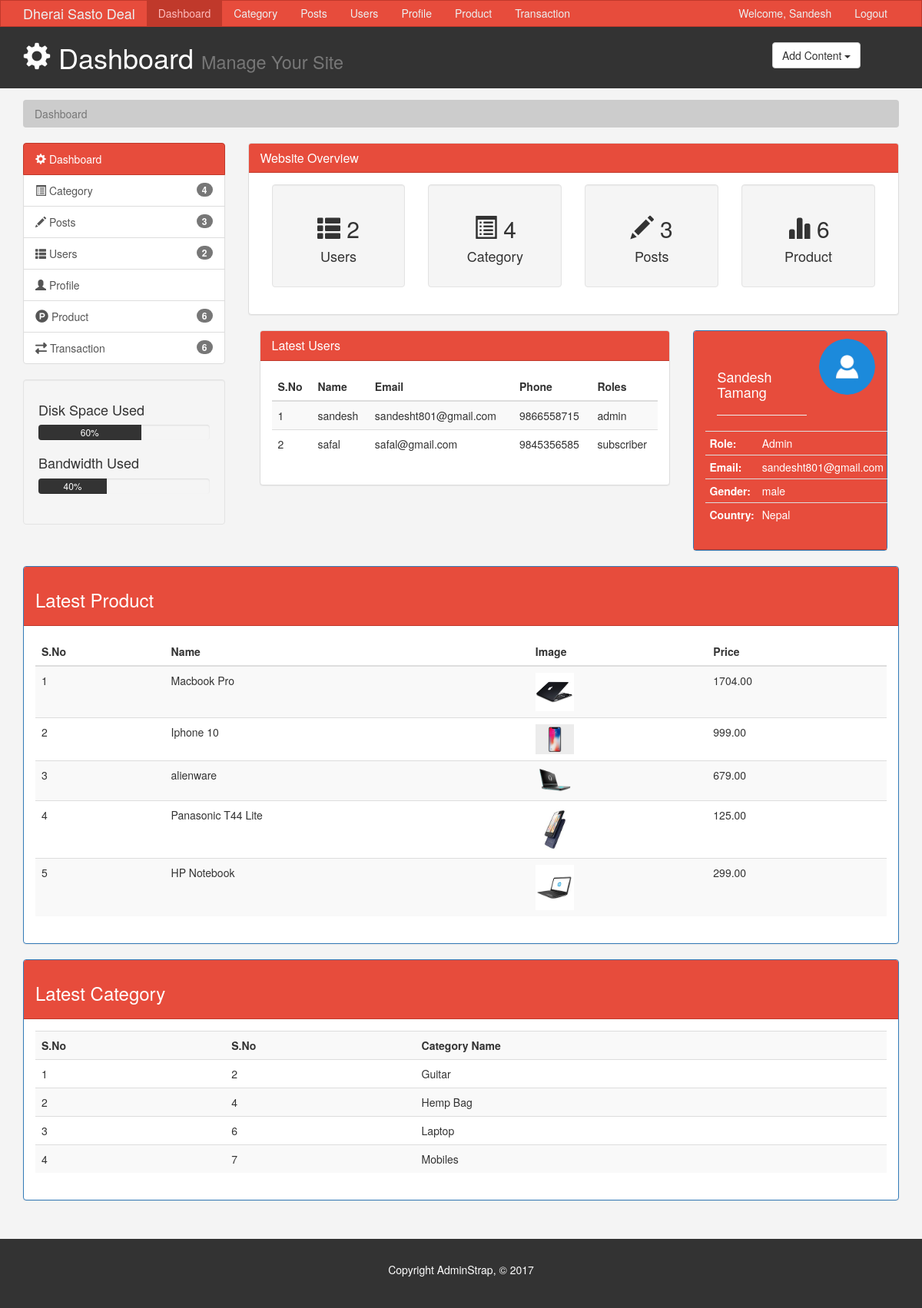
Screenshot of /adminpanel/index.php?nocookie=set (signed in) with the database file from the repository.
### tables this page shows
CREATE TABLE `user` (
  `user_id` int(10) NOT NULL,
  `role` text NOT NULL,
  `user_f_name` varchar(20) NOT NULL,
  `user_l_name` varchar(20) NOT NULL,
  `user_email` varchar(40) NOT NULL,
  `user_password` varchar(20) NOT NULL,
  `user_gender` varchar(10) NOT NULL,
  `user_phone_no` text NOT NULL,
  `user_date` timestamp NOT NULL DEFAULT CURRENT_TIMESTAMP ON UPDATE CURRENT_TIMESTAMP
);

CREATE TABLE `tbl_product` (
  `id` int(11) NOT NULL,
  `c_id` int(11) NOT NULL,
  `name` varchar(255) NOT NULL,
  `image` varchar(255) NOT NULL,
  `price` double(10,2) NOT NULL,
  `display` varchar(50) DEFAULT NULL,
  `author` varchar(50) NOT NULL,
  `Description` text NOT NULL,
  `info` text NOT NULL
);

CREATE TABLE `category` (
  `c_id` int(11) NOT NULL,
  `category_name` text NOT NULL,
  `image` varchar(20) NOT NULL
);

### adminpanel/index.php (the view, shortened to what this page needs)
<?php
  include '../includes/db.php';
  $data = array();
    $sql ="SELECT * FROM user";
  $run = mysqli_query($conn, $sql);
  $total_user = mysqli_num_rows($run);
  $sql ="SELECT * FROM tbl_product";
  $run = mysqli_query($conn, $sql);
  $total_pro = mysqli_num_rows($run);
  $sql ="SELECT * FROM post";
  $run = mysqli_query($conn, $sql);
  $total_post = mysqli_num_rows($run);
  $sql ="SELECT * FROM category";
  $run = mysqli_query($conn, $sql);
  $total_category = mysqli_num_rows($run);
?>
<!DOCTYPE html>
<html lang="en">
  <head>
    <link rel="stylesheet" href="../../font-awesome/css/font-awesome.min.css">
    <link href="css/bootstrap.min.css" rel="stylesheet">
    <link href="css/style.css" rel="stylesheet">
  </head>
  <body>
    <nav class="navbar navbar-default">
      <div class="container">
        <div class="navbar-header">
          <a class="navbar-brand" href="#">Dherai Sasto Deal</a>
        </div>
        <div id="navbar" class="collapse navbar-collapse">
          <ul class="nav navbar-nav">
            <li class="active"><a href="index.php">Dashboard</a></li>
            <li><a href="pages.php">Category</a></li>
            <li><a href="posts.php">Posts</a></li>
            <li><a href="users.php">Users</a></li>
            <li><a href="profile.php">Profile</a></li>
            <li><a href="product.php">Product</a></li>
            <li><a href="transaction.php">Transaction</a></li>
          </ul>
          <ul class="nav navbar-nav navbar-right">
            <li><a href="profile.php">Welcome, <?php echo ucfirst($_SESSION['givenName']);  ?></a></li>
            <li><a href="../logout.php">Logout</a></li>
          </ul>
        </div>
      </div>
    </nav>
    <header id="header">
      <div class="container">
        <div class="row">
          <div class="col-md-10">
            <h1><span class="glyphicon glyphicon-cog" aria-hidden="true"></span> Dashboard <small>Manage Your Site</small></h1>
          </div>
          <div class="col-md-2">
            <div class="dropdown create">
              <button class="btn btn-default dropdown-toggle" type="button" id="dropdownMenu1" data-toggle="dropdown" aria-haspopup="true" aria-expanded="true">
                Add Content
                <span class="caret"></span>
              </button>
            </div>
          </div>
        </div>
      </div>
    </header>
    <section id="breadcrumb">
      <div class="container">
        <ol class="breadcrumb">
          <li class="active">Dashboard</li>
        </ol>
      </div>
    </section>
    <section id="main">
      <div class="container">
        <div class="row">
          <div class="col-md-3">
            <div class="list-group">
              <a href="index.php" class="list-group-item active main-color-bg">
                <span class="glyphicon glyphicon-cog" aria-hidden="true"></span> Dashboard
              </a>
              <a href="pages.php" class="list-group-item"><span class="glyphicon glyphicon-list-alt" aria-hidden="true"></span> Category <span class="badge"><?php echo $total_category;?></span></a>
              <a href="posts.php" class="list-group-item"><span class="glyphicon glyphicon-pencil" aria-hidden="true"></span> Posts <span class="badge"><?php echo $total_post;?></span></a>
              <a href="users.php" class="list-group-item"><span class="glyphicon glyphicon-th-list" aria-hidden="true"></span> Users <span class="badge"><?php echo $total_user;?></span></a>
              <a href="profile.php" class="list-group-item"><span class="glyphicon glyphicon-user" aria-hidden="true"></span> Profile <span class="badge"></span></a>
              <a href="product.php" class="list-group-item"><span  class="fa fa-product-hunt " aria-hidden="true" style="font-size: 17px;"></span> Product <span class="badge"><?php echo $total_pro;?></span></a>
              <a href="transaction.php" class="list-group-item"><span  class="fa fa-exchange" aria-hidden="true" style="font-size: 15px;"></span> Transaction <span class="badge"><?php echo $total_pro;?></span></a>
            </div>
            <div class="well">
              <h4>Disk Space Used</h4>
              <div class="progress">
                  <div class="progress-bar" role="progressbar" aria-valuenow="60" aria-valuemin="0" aria-valuemax="100" style="width: 60%;">
                      60%
              </div>
            </div>
            <h4>Bandwidth Used </h4>
            <div class="progress">
                <div class="progress-bar" role="progressbar" aria-valuenow="40" aria-valuemin="0" aria-valuemax="100" style="width: 40%;">
                    40%
            </div>
          </div>
            </div>
          </div>
          <div class="col-md-9">
            <div class="panel panel-default">
              <div class="panel-heading main-color-bg">
                <h3 class="panel-title">Website Overview</h3>
              </div>
              <div class="panel-body">
                <div class="col-md-3">
                  <div class="well dash-box">
                    <h2><span class="glyphicon glyphicon-th-list" aria-hidden="true"></span> <?php echo $total_user;?></h2>
                    <h4>Users</h4>
                  </div>
                </div>
                <div class="col-md-3">
                  <div class="well dash-box">
                    <h2><span class="glyphicon glyphicon-list-alt" aria-hidden="true"></span> <?php echo $total_category;?></h2>
                    <h4>Category</h4>
                  </div>
                </div>
                <div class="col-md-3">
                  <div class="well dash-box">
                    <h2><span class="glyphicon glyphicon-pencil" aria-hidden="true"></span> <?php echo $total_post;?></h2>
                    <h4>Posts</h4>
                  </div>
                </div>
                <div class="col-md-3">
                  <div class="well dash-box">
                    <h2><span class="glyphicon glyphicon-stats" aria-hidden="true"></span> <?php echo $total_pro;?></h2>
                    <h4>Product</h4>
                  </div>
                </div>
              </div>
              </div>
              <div class="col-lg-8">
              <div class="panel panel-default">
                <div class="panel-heading main-color-bg">
                  <h3 class="panel-title">Latest Users</h3>
                </div>
                <div class="panel-body">
                  <table class="table table-striped table-hover">
                    <thead>
                      <tr>
                        <th>S.No</th>
                        <th>Name</th>
                        <th>Email</th>
                        <th>Phone</th>
                        <th>Roles</th>
                      </tr>
                      </thead>
                      <tbody>                      <?php
                     $sql = "SELECT * FROM user LIMIT 5";
                   $run = mysqli_query($conn, $sql);
                   $num = 1;
                   while($rows = mysqli_fetch_assoc($run)){
                    array_push($data, $rows);
                   }
                   foreach ($data as $d) {
                     echo '
                      <tr>
                         <td>'.$num.'</td>
                         <td>'.$d['user_f_name'].' '.$rows['user_l_name'].'</td>
                         <td>'.$d['user_email'].'</td>
                         <td>'.$d['user_phone_no'].'</td>
                         <td>'.$d['role'].'</td>
                       </tr>
                      ';
                      $num++;
                   }
                ?>
                </tbody>
                    </table>
                </div>
              </div>
              </div>
              <div class="col-lg-4">
               <div class="panel panel-primary">
             <div class="panel-heading main-color-bg">
               <div class ="col-md-8">
                <div class="page-header"><h4><?php echo ucfirst($_SESSION['givenName']).' '.ucfirst($_SESSION['familyName']); ?></h4></div>
                </div>
                <?php if( isset($_SESSION['picture']) ) { ?>
                  <div>
                     <img src="<?php echo $_SESSION['picture'];  ?>" width="33%" class="img-circle pull-right">
                  </div>
                  <?php
                }else{
                  echo ' <div>
                     <img src="../images/avatar.png" width="33%" class="img-circle pull-right">
                  </div>';
                }
                ?>
                   <table class="table table-condensed">
                      <tbody>
                         <tr>
                           <th>Role:</th>
                           <td>Admin</td>
                         </tr>
                         <tr>
                           <th>Email:</th>
                           <td><?php echo $_SESSION['email'];  ?></td>
                         </tr>
                         <tr>
                           <th>Gender:</th>
                           <td><?php echo $_SESSION['gender'];  ?></td>
                         </tr>
                         <tr>
                           <th>Country:</th>
                           <td>Nepal</td>
                         </tr>
                      </tbody>
                   </table>
               </div>
          </div>
        </div>
          </div>
           <div class="col-lg-12">
         <div class="panel panel-primary">
                       <div class="panel-heading main-color-bg"><h3>Latest Product</h3></div>
                     <div class=" panel-body">
                       <table class="table table-striped">
                         <thead>
                            <tr>
                             <th>S.No</th>
                             <th>Name</th>
                             <th>Image</th>
                             <th>Price</th>
                            </tr>
                         </thead>
                         <tbody>
                         <?php
                           $number = 1;
                           $query = "SELECT * FROM tbl_product ORDER BY id DESC LIMIT 5 ";
                           $result = mysqli_query($conn, $query);
                           if(mysqli_num_rows($result) > 0){
                              while($rows = mysqli_fetch_array($result))
                                  {
                                     echo'
                                       <tr>
                                         <td>'.$number.'</td>
                                         <td>'.$rows['name'].'</td>
                                         <td>'.($rows['image'] == '' ? 'No Image' : '<img src="../images/'.$rows['image'].'" width="50px">').'</td>
                                         <td>'.($rows['price']).'</td>
                                     ';
                                 $number++;
                               }
                             }
                             ?>
                             </tbody>
                           </table>
                         </div>
                   </div>
       </div>
      <div class="col-lg-12">
       <div class="panel panel-primary">
           <div class="panel-heading main-color-bg"><h3>Latest Category</h3></div>
         <div class=" panel-body">
          <table class="table table-striped table-hover">
                           <th>S.No</th>
                           <th>S.No</th>
                           <th>Category Name</th>
                      <?php
                         $sql ="SELECT * FROM category";
                         $run = mysqli_query($conn,$sql);
                         $num = 1;
                         while($rows = mysqli_fetch_assoc($run)){
                           if( $rows['category_name'] == 'home'){
                                continue;
                           } else {
                               echo '
                                 <tr>
                                   <td>'.$num.'</td>
                                   <td>'.$rows['c_id'].'</td>
                                   <td>'.ucfirst($rows['category_name']).'</td>
                                 </tr>
                                 ';
                                 $num++;
                              }
                         }
                      ?>
                    </table>
         </div>
       </div>
       </div>
        </div>
      </div>
    </section>
    <footer id="footer">
      <p>Copyright AdminStrap, &copy; 2017</p>
    </footer>
  </body>
</html>

### adminpanel/css/style.css (style rules this page uses)
body { background:#f4f4f4; }
.navbar { min-height: 33px !important; margin-bottom:0; border-radius:0; }
.navbar-nav > li > a, .navbar-brand { padding-top:6px !important; padding-bottom:0 !important; height: 33px; }
.navbar-default { background-color: #e74c3c; border-color: #c0392b; }
.navbar-default .navbar-brand { color: #ecf0f1; }
.navbar-default .navbar-nav > li > a { color: #ecf0f1; }
.navbar-default .navbar-nav > .active > a, .navbar-default .navbar-nav > .active > a:hover, .navbar-default .navbar-nav > .active > a:focus { color: #ffbbbc; background-color: #c0392b; }
.navbar-default .navbar-collapse, .navbar-default .navbar-form { border-color: #ecf0f1; }
.main-color-bg { background-color: #e74c3c !important; border-color: #c0392b !important; color:#ffffff !important; }
#header { background:#333333; color:#ffffff; padding-bottom: 10px; margin-bottom: 15px; }
#header .create { padding-top: 20px; }
.breadcrumb { background:#cccccc; color:#333333; }
.progress-bar { background:#333333; color:#ffffff; }
.dash-box { text-align:center; }
#footer { background:#333333; color:#ffffff; text-align:center; padding:30px; margin-top:30px; }

### rows the page displays
user: user_f_name "sandesh", user_email "sandesht801@gmail.com", user_phone_no "9866558715", role "admin"
user: user_f_name "safal", user_email "safal@gmail.com", user_phone_no "9845356585", role "subscriber"
tbl_product: name "Macbook Pro", image (picture), price "1704.00"
tbl_product: name "Iphone 10", image (picture), price "999.00"
tbl_product: name "alienware", image (picture), price "679.00"
tbl_product: name "Panasonic T44 Lite", image (picture), price "125.00"
tbl_product: name "HP Notebook", image (picture), price "299.00"
category: c_id "2", category_name "Guitar"
category: c_id "4", category_name "Hemp Bag"
category: c_id "6", category_name "Laptop"
category: c_id "7", category_name "Mobiles"

### other values shown
$_SESSION['givenName'] "Sandesh"
$total_category "4"
$total_post "3"
$total_user "2"
$total_pro "6"
$_SESSION['familyName'] "Tamang"
$_SESSION['email'] "sandesht801@gmail.com"
$_SESSION['gender'] "male"
